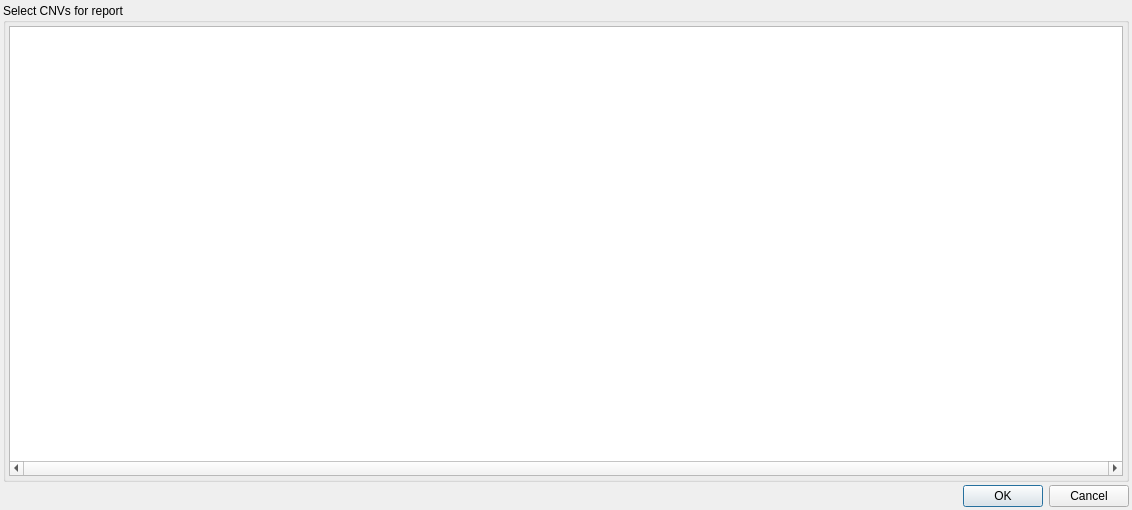
<?xml version="1.0" encoding="UTF-8"?>
<ui version="4.0">
 <class>SomaticReportConfiguration</class>
 <widget class="QWidget" name="SomaticReportConfiguration">
  <property name="geometry">
   <rect>
    <x>0</x>
    <y>0</y>
    <width>1132</width>
    <height>510</height>
   </rect>
  </property>
  <property name="sizePolicy">
   <sizepolicy hsizetype="Preferred" vsizetype="MinimumExpanding">
    <horstretch>0</horstretch>
    <verstretch>0</verstretch>
   </sizepolicy>
  </property>
  <property name="windowTitle">
   <string>Somatic report configuration</string>
  </property>
  <layout class="QVBoxLayout" name="verticalLayout">
   <property name="spacing">
    <number>3</number>
   </property>
   <property name="leftMargin">
    <number>3</number>
   </property>
   <property name="topMargin">
    <number>3</number>
   </property>
   <property name="rightMargin">
    <number>3</number>
   </property>
   <property name="bottomMargin">
    <number>3</number>
   </property>
   <item>
    <widget class="QGroupBox" name="groupBox">
     <property name="title">
      <string>Select CNVs for report</string>
     </property>
     <property name="flat">
      <bool>true</bool>
     </property>
     <layout class="QVBoxLayout" name="verticalLayout_2">
      <property name="spacing">
       <number>3</number>
      </property>
      <property name="leftMargin">
       <number>3</number>
      </property>
      <property name="topMargin">
       <number>3</number>
      </property>
      <property name="rightMargin">
       <number>3</number>
      </property>
      <property name="bottomMargin">
       <number>3</number>
      </property>
      <item>
       <widget class="QTableWidget" name="cnvs">
        <property name="sizePolicy">
         <sizepolicy hsizetype="Minimum" vsizetype="Minimum">
          <horstretch>0</horstretch>
          <verstretch>0</verstretch>
         </sizepolicy>
        </property>
        <property name="horizontalScrollBarPolicy">
         <enum>Qt::ScrollBarAlwaysOn</enum>
        </property>
        <property name="alternatingRowColors">
         <bool>true</bool>
        </property>
        <property name="wordWrap">
         <bool>false</bool>
        </property>
        <attribute name="verticalHeaderVisible">
         <bool>false</bool>
        </attribute>
       </widget>
      </item>
     </layout>
    </widget>
   </item>
   <item>
    <widget class="QDialogButtonBox" name="buttonBox">
     <property name="standardButtons">
      <set>QDialogButtonBox::Cancel|QDialogButtonBox::Ok</set>
     </property>
    </widget>
   </item>
  </layout>
 </widget>
 <resources/>
 <connections/>
</ui>
